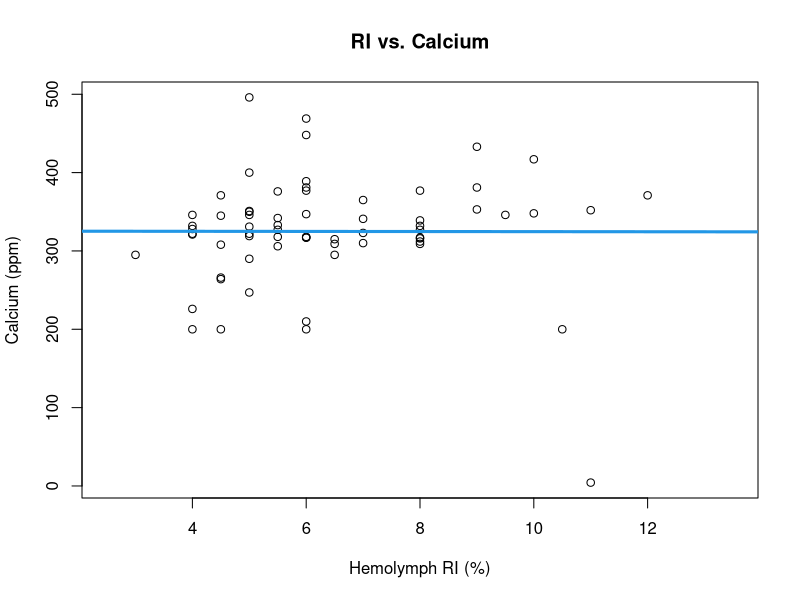
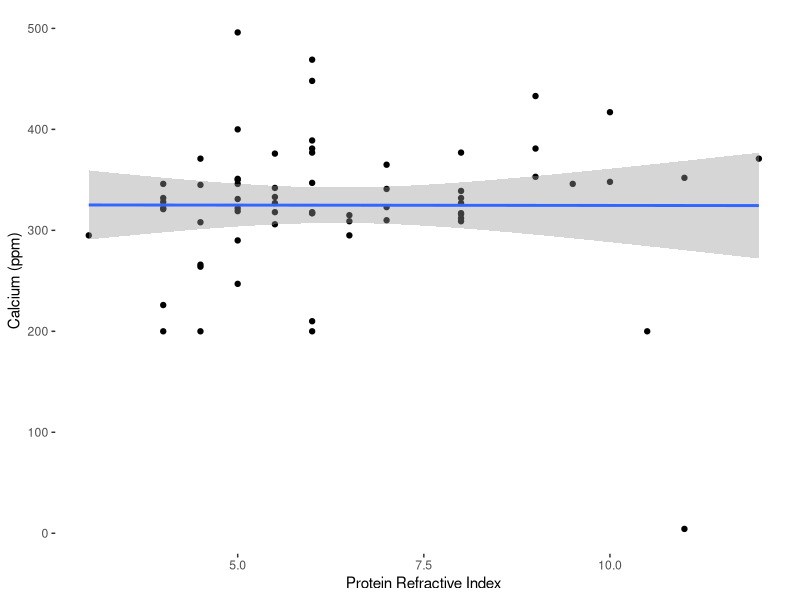
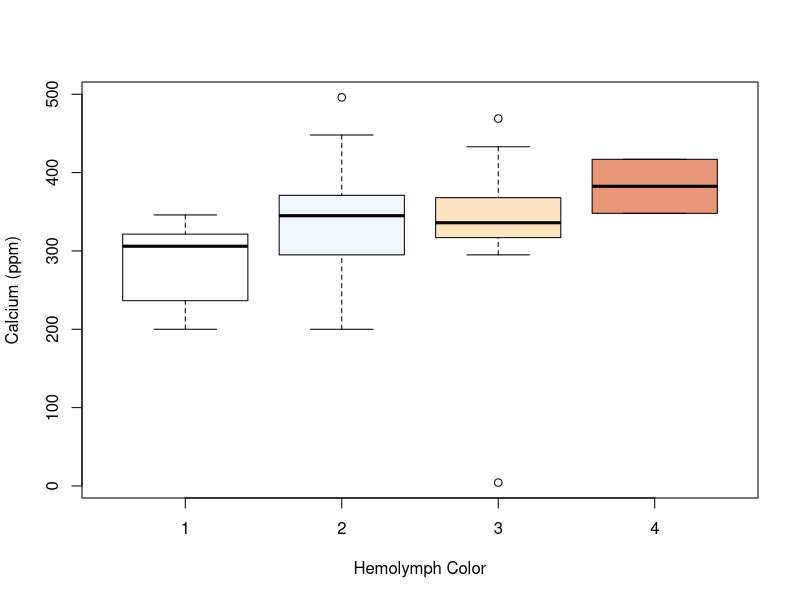

Reproduce these figures in R, in order. (Note: this script raises an error after producing the figures.)
## ---- chunk 1

# read in relevant documents for this data
# preliminary data used for calcium etc.
gc_dat <- read.csv("../data/prelim_gc_data.csv")

# updated with full data set 2023-01-06

gc_dat_fin <- read.csv("../data/Condo_Data_Raw_CML_WEL_1_6_23.csv")

gc_dat_fin$hemo_col <- factor(gc_dat_fin$hemo_col,
                           levels = c('1', '2', '3', '4', '5'))

gc_dat_fin$hemo_col <- as.factor(gc_dat_fin$hemo_col)

gc_dat_fin$hemo_ri <- as.numeric(gc_dat_fin$hemo_ri)

# data reclassification to avoid errors later

# libraries for data visualization
library(ggplot2)
library(dplyr)
library(gridExtra)
library(MASS)

## ---- chunk 2

plot(Ca ~ RI, data = gc_dat, main = "RI vs. Calcium",
      xlab = "Hemolymph RI (%)", ylab = "Calcium (ppm)")
abline(lm (Ca ~ RI, data = gc_dat), col = 4, lwd = 3, )

# correlation plot to look at RI vs. Calcium
# doesn't appear to be a trend

## ---- chunk 3

gc_dat %>% 
        # pipes molt data into ggplot
  ggplot(aes(x = RI, y = Ca)) + 
        # populates plot with hemo ri and ca info
    geom_point() + geom_smooth(method=lm) + 
        # specifies type of plot -- linear model with 95 percent confidence
        xlab("Protein Refractive Index") + 
        ylab ("Calcium (ppm)")  +
        # renames x and y labels and title
      xlim(3, 12) + 
        # specifies x axis between 3 and 12 for more clear visualization
      theme(panel.grid.major = element_blank(),
              panel.grid.minor = element_blank(), 
              panel.background = element_blank())

## ---- chunk 4

ca_ri_mod <- lm(Ca ~ RI, data = gc_dat)
nobs(ca_ri_mod) # tells that there are 127 observations used in this model
summary(ca_ri_mod)
anova(ca_ri_mod) # standard anova
car::Anova(ca_ri_mod, type = 3) # type 3 anova for significance testing

# taken from all during molt cycle, leading to lots of variation
# pointing to trend; small r^2 due to assessing crabs at different times of
# molt cycle
## ---- chunk 5
boxplot(Ca ~ Color, data = gc_dat,
      xlab = "Hemolymph Color",
      ylab = "Calcium (ppm)",
      col= c('white', 'aliceblue', 'bisque', 'darksalmon','coral'))

# appears that calcium increases as hemolymph color darkens



## ---- chunk 6

boxplot(ca ~ hemo_col, data = gc_dat_fin,
      xlab = "Hemolymph Color",
      ylab = "Calcium (ppm)",
      col= c('white', 'aliceblue', 'bisque', 'darksalmon','coral'),
      
      subset = period == "TRUE", outline = FALSE)

# appears that calcium increases as hemolymph color darkens
# n = 25 individual crabs
# n = 11, 10, 36, 6, 2
## ---- chunk 7

boxplot(hemo_ri ~ hemo_col, data = gc_dat_fin,
      xlab = "Hemolymph Color",
      ylab = "Hemolymph Refractive Index",
      col= c('white', 'aliceblue', 'bisque', 'darksalmon','coral'),
      subset = condo_id == "WL" & 
        outcome == c('Molted', 'Removed'))

## ---- chunk 8

ri_col_mod = lm(Color ~ RI + Ca + RI:Ca, data = gc_dat)
# model for analyzing the effect of ri and ca on color, as well as the
# interaction between the two

summary(ri_col_mod)
anova(ri_col_mod)
car::Anova(ri_col_mod, type = 3)

car::Anova(lm(Color ~ Ca, data = gc_dat), type = 3)
car::Anova(lm(Color ~ RI, data = gc_dat), type = 3)
# interaction model to assess whether or not hemolymph color is altered by
# the interaction between RI and Ca
## ---- chunk 9

fcol_fin <- factor(gc_dat_fin$hemo_col)
# color is on a scale of 1-5; appears as "numeric"; categorical factor

ri_col_aov_fin <- aov (hemo_ri ~ fcol_fin, data=gc_dat_fin,
                       subset = condo_id == "WL")
summary(ri_col_aov_fin)
# type 1 aov used for Tukey test
# tests between categories: is 1 dif. than 2, etc.

TukeyHSD(ri_col_aov_fin, conf.level = 0.95) 
## ---- chunk 10

# wl_col_aov_fin <- aov (hemo_ri ~ hemo_col, data=gc_dat_fin, 
#                        subset = condo_id == "WL" & period == "TRUE" 
#                        & outcome == c('Molted', 'Removed'))
# summary(wl_col_aov_fin)
# # type 1 aov used for Tukey test
# # tests between categories: is 1 dif. than 2, etc.
# 
# TukeyHSD(wl_col_aov_fin, conf.level = 0.95) 

## ---- chunk 11

fcol <- factor(gc_dat$Color)
# color is on a scale of 1-5; appears as "numeric"; categorical factor

ri_ca_aov <- aov (Ca ~ fcol, data=gc_dat)
summary(ri_ca_aov)

TukeyHSD(ri_ca_aov, conf.level = 0.95) 
# run tukey model
# 2-1, 3-1, 4-1 are significantly different; other categories are the same
